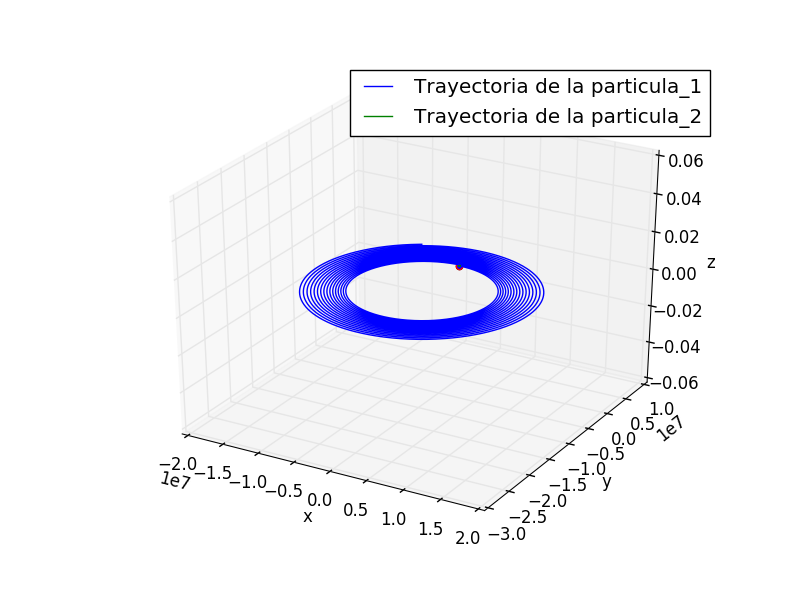

Reproduce this figure in Python.
import numpy as np
from scipy import constants
import matplotlib.pyplot as plt
from mpl_toolkits import mplot3d

class Particula:
    cargada = True
    def __init__(self, x, y, z, vx, vy, vz, carga, masa):
        self.X = x
        self.Y = y
        self.Z = z
        self.VX = vx
        self.VY = vy
        self.VZ = vz
        self.C = carga
        self.M = masa    

    def Radio(self, Particle):
	return ( (self.X - Particle.X)**2 +
	         (self.Y - Particle.Y)**2 + 
	         (self.Z - Particle.Z)**2 )**0.5
    def Posicion(self, x, v, a, t):
	return x + (v*t) + (0.5*a*t**2)
		
    def Velocidad(self, v, a, t):
	return v + a*t

    def Evolucion(self, Fx, Fy, Fz, t):
        self.X = self.Posicion(self.X, self.VX, Fx/self.M, t)
	self.Y = self.Posicion(self.Y, self.VY, Fy/self.M, t)
	self.Z = self.Posicion(self.Z, self.VZ, Fz/self.M, t)
	self.VX = self.Velocidad(self.VX, Fx/self.M, t)
	self.VY = self.Velocidad(self.VY, Fy/self.M, t)
	self.VZ = self.Velocidad(self.VZ, Fz/self.M, t)


cte = 1 / ( 4 * np.pi * 8.85e-12)
B = (0,0,10)
i = 0
dt = 0.01

p1 = Particula(0., 0., 0., 0., 0., 0., 1., 10. )
p2 = Particula(1., 0., 0., 0., 0., 0., -1., 10. )

Posicion1 = [[p1.X], [p1.Y], [p1.Z]]
Posicion2 = [[p2.X], [p2.Y], [p2.Z]]

def Campo(part1, part2):  
    
    r = part1.Radio(part2)

    Ex = part1.C * (part2.X - part1.X) * cte / r**3
    Ey = part1.C * (part2.Y - part1.Y) * cte / r**3
    Ez = part1.C * (part2.Z - part1.Z) * cte / r**3
	
    return [Ex, Ey, Ez]

def Fuerza(part1, part2, dt):
    
    Fx = part1.C * ( Campo(part2,part1)[0] + (part1.VY * B[2] - part1.VZ * B[1]) )
    Fy = part1.C * ( Campo(part2,part1)[1] + (part1.VZ * B[0] - part1.VX * B[2]) )
    Fz = part1.C * ( Campo(part2,part1)[2] + (part1.VX * B[1] - part1.VY * B[0]) )

    return [Fx, Fy, Fz, dt]

while(i <= 10000):
    
    p1.Evolucion(*Fuerza(p1, p2, dt))
    
    Posicion1[0].append(p1.X)
    Posicion1[1].append(p1.Y)
    Posicion1[2].append(p1.Z)

    
    p2.Evolucion(*Fuerza(p2, p1, dt))
    
    Posicion2[0].append(p2.X)
    Posicion2[1].append(p2.Y)
    Posicion2[2].append(p2.Z)
    
    i += 1
    
    
    
# Grafica de la trayectoria de la particula_1 y la particula_2
fig = plt.figure()
ax = plt.axes(projection='3d')

ax.plot3D(Posicion1[0], Posicion1[1], Posicion1[2], label ="Trayectoria de la particula_1")
ax.plot3D(Posicion2[0], Posicion2[1], Posicion2[2], label ="Trayectoria de la particula_2")
plt.legend(loc = "best")
ax.scatter(0.,0.,0.)
ax.scatter(1.,0.,0., color ="red")

ax.set_xlabel("x")
ax.set_ylabel("y")
ax.set_zlabel("z")

plt.show()
plt.save()

	
